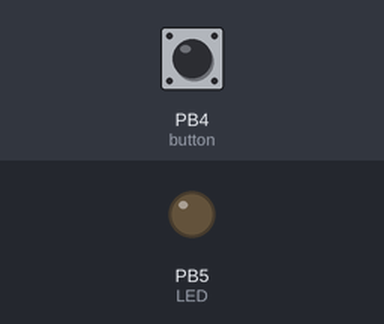
Simulated run of this program. Board: ATmega328P, built with avr-gcc and emulated at 16 MHz. Parts: output pins drawn as LEDs (lit = HIGH). The test bench sets the inputs (shaded band); at power-on: PB4 (button) LOW.

Above: at 1.2 s.
1.3 s: PB4 (button) pulled HIGH for 0.15 s
At 1.6 s:
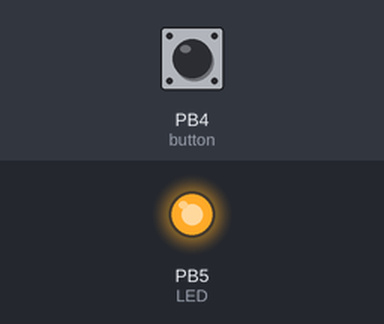
2.9 s: PB4 (button) pulled HIGH for 1 s
At 4.0 s:
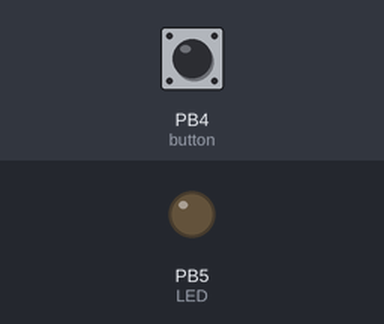
5.4 s: PB4 (button) pulled HIGH for 3.2 s
At 5.9 s:
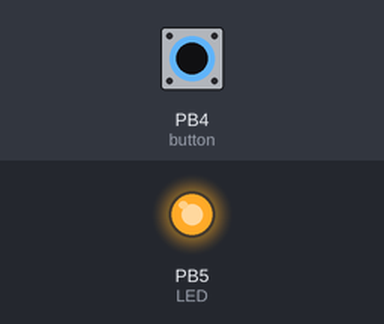
Timing chart, 0 to 8.4 s (numbered marks = the images above; inputs shaded):
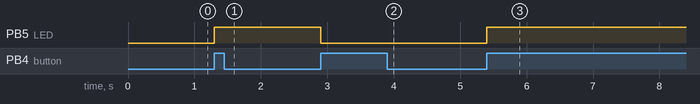

Measured:
- after the input at 1.3 s, PB5 (LED): LOW → HIGH at once
- after the input at 2.9 s, PB5 (LED): HIGH → LOW at once
- after the input at 5.4 s, PB5 (LED): LOW → HIGH at once

The program:

main.c
```c
#include <avr/io.h>
#include <avr/interrupt.h>

volatile uint8_t last_state = 0;

ISR(PCINT0_vect) {
    uint8_t current_state = PINB & (1 << PINB4);

    if (current_state && !last_state) {
        // was LOW, now HIGH -> rising edge (button just pressed)
        PORTB ^= (1 << PORTB5);   // toggle LED
    }

    last_state = current_state;
}

int main(void) {
    DDRB &= ~(1 << DDB4);   // PB4 = input (button)
    DDRB |= (1 << DDB5);    // PB5 = output (LED)

    PCICR  |= (1 << PCIE0);    // enable pin-change interrupts for PORTB
    PCMSK0 |= (1 << PCINT4);   // enable mask bit for PB4

    sei();                     // enable global interrupts

    while (1) {
        // CPU free — LED updates happen in the ISR
    }
}
```
